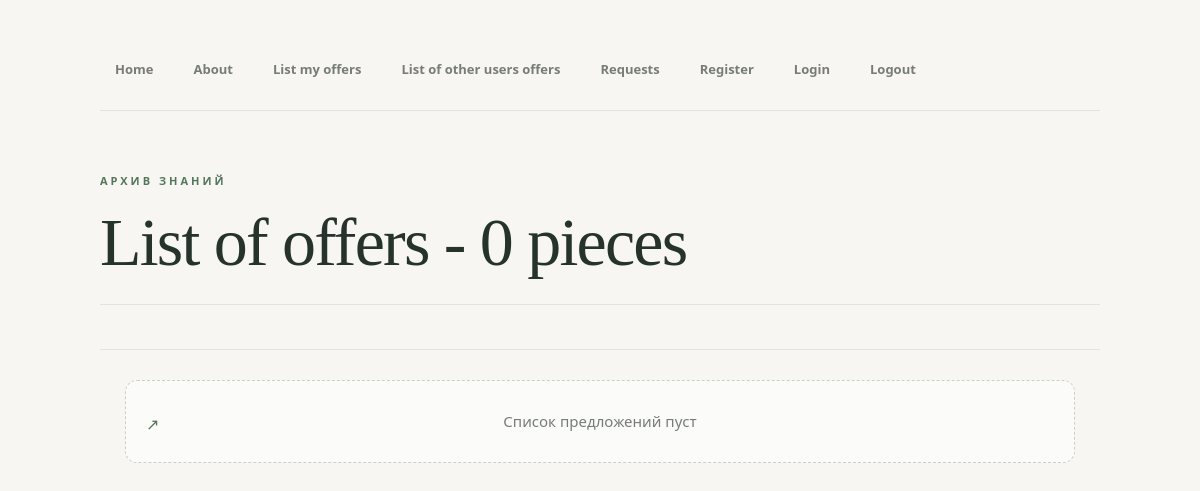
The page /offers/feedback/ (signed in) on the database as committed earlier.
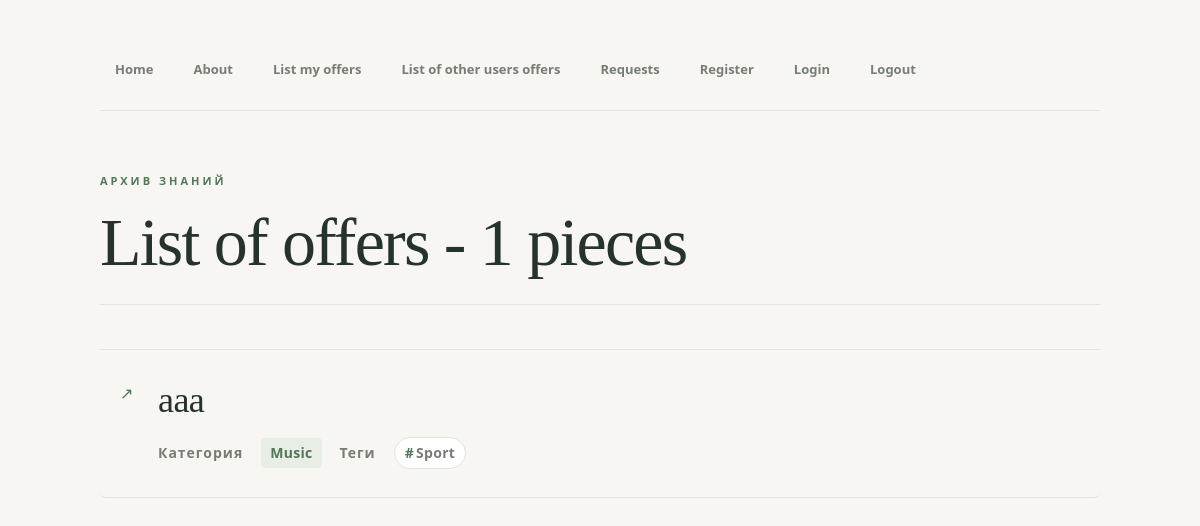
The same page on the database as committed later.
### offers/models.py (models this page shows, shortened)
class Offer(models.Model):
    STATUS_CHOICES = [
        ('draft','Draft'),
        ('published', 'Published'),
    ]
    title = models.CharField(max_length=100)
    content = models.TextField()
    status = models.CharField(
        max_length=20,
        choices=STATUS_CHOICES,
        default='draft',
    )
    created_at = models.DateTimeField(auto_now_add = True)
    updated_at = models.DateTimeField(auto_now = True)
    category = models.ForeignKey(
    Category,
    on_delete=models.PROTECT,
    related_name = 'offers',
    verbose_name='Категория',)
    tags = models.ManyToManyField(
        Tag,
        related_name = 'offers',
        verbose_name='Теги',
    )
    author = models.ForeignKey(
        settings.AUTH_USER_MODEL ,
        on_delete = models.CASCADE,
        related_name='offers',
        verbose_name='Автор',
     )
    class Meta:
        verbose_name = 'Offer'
        verbose_name_plural = 'Offers'
        ordering = ['-created_at']

class Category(models.Model):
    name = models.CharField(max_length=100, unique = True)
    slug = models.SlugField(max_length=100, unique = True)
    class Meta:
        verbose_name = 'Category'
        verbose_name_plural = 'Categories'
        ordering = ['name']
    def __str__(self):
        return self.name

class Tag(models.Model):
        name = models.CharField(max_length=100, unique = True)
        class Meta:
            verbose_name = 'Tag'
            verbose_name_plural = 'Tag'
            ordering = ['name']
        def __str__(self):
            return self.name

### offers/views.py (the view)
# urls.py: path('<str:source>/', views.offers_view_list, name='offers_list'),
@login_required
def offers_view_list(request: HttpRequest, source) -> HttpResponse:
    if source == 'link_a':
        offers = Offer.objects.filter(author=request.user)
        return render(request, 'offers/offers_list.html', {'offers': offers, 'source': source})
    elif source == 'link_b':
        offers = Offer.objects.exclude(author=request.user)
        return render(request, 'offers/offers_list.html', {'offers': offers,  'source': source})
    else:
        offers = Offer.objects.filter(author=request.user)
        return render(request, 'offers/offers_list.html', {'offers': offers, 'source': source})

### templates/offers/offers_list.html (shortened to what this page needs)
{% extends "base.html" %}
{% block content %}
{%with total=offers|length%}
<h1>List of offers - {{total}} pieces</h1>
{%endwith%}
<ul>
	{%for offer in offers%}
	<li>
		<a href ="{% url 'offers:offers_detail' offer.id %}">
			<span class="offer-title">{{ offer.title }}</span>
		</a>
		<div class="offer-meta">
			<span class="meta-label">Категория</span>
			{% if offer.category == "backend" %}
			<span class="meta-badge">{{ offer.category }}</span>
			{% elif offer.category == "devops" %}
			<span class="meta-badge">{{ offer.category }}</span>
			{% else %}
			<span class="meta-badge">{{ offer.category }}</span>
			{% endif %}
			<span class="meta-label">Теги</span>
			{% for tag in offer.tags.all %}
			<span class="tag-chip">{{ tag }}</span>
			{% endfor %}
		</div>
	</li>
		{% empty %}
	<li class="empty-message">Список предложений пуст</li>
{% endfor %}
</ul>
{% endblock %}

Rows that differ between the two databases and show on the page:
added Offer: title "aaa", category "Music"
now on this page (row unchanged): Tag: name "Sport"
Other text that changed with them:
{{ total }}: "0" → "1"
text no longer shown: "Список предложений пуст"
